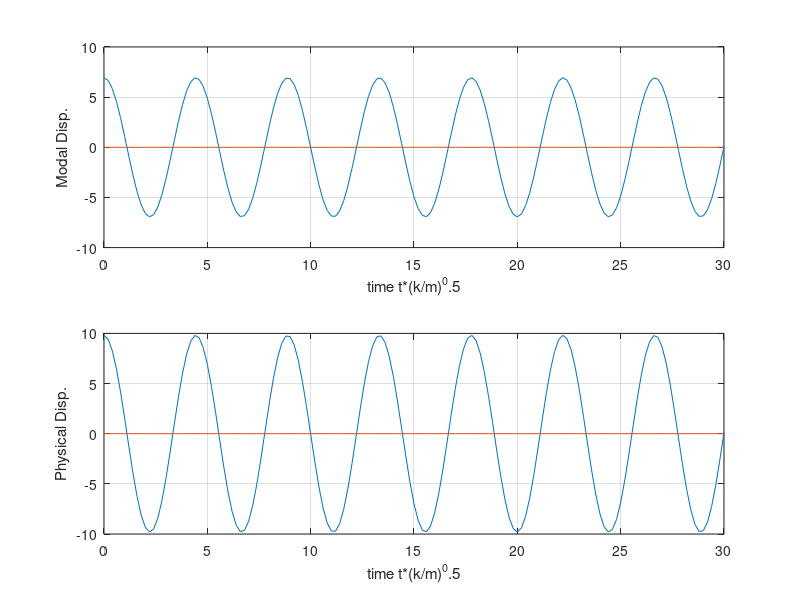
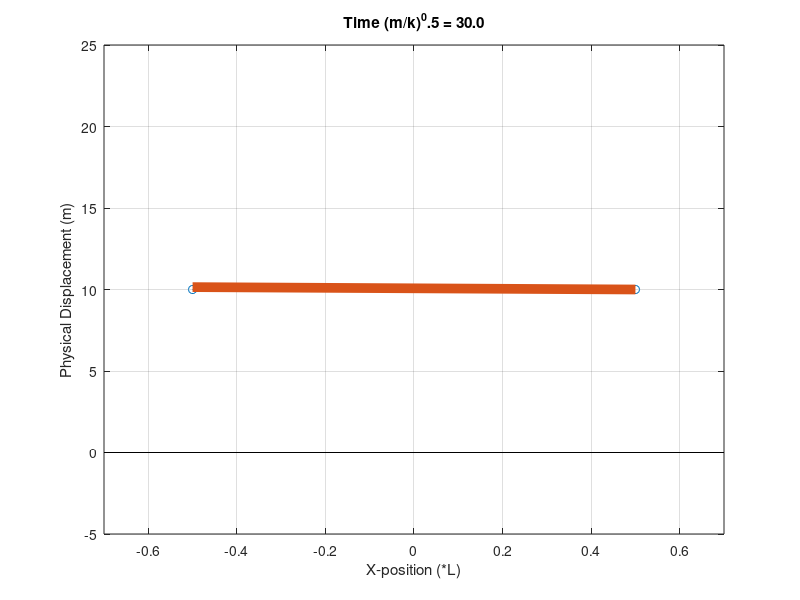

Write the MATLAB code that produced these figures, in order.
% Solution of 2DOF Car model for various initial displacements.

roa = 1/2;%
 M = [.25+roa^2 .25-roa^2; 
     .25-roa^2 .25+roa^2];
 K = diag([1    ,1]); % diag([1,1.5]);
 
% % Case with equal natural frequencies, r/a=1/2
% M=[0.5, 0; 0, 0.5];
% K=eye(2);
 
 q_0 = [1; 0];
% q_0=[1; 1];

[phi,lam] = eig(K,M);
wns = sqrt(diag(lam));

 % Sort & Normalize Eigenvectors to unity modal mass and Check Orthogonality
[lam_sort,lam_indx] = sort(diag(lam));
wns = sqrt(lam_sort); % *sqrt(k/m)

phi_sort = (phi(:,lam_indx));
mu = phi_sort.'*M*phi_sort;
PHI = real(phi_sort*sqrt(inv(mu)))

check_orth = norm(PHI.'*M*PHI-eye(size(phi)))

n_0 = PHI'*M*q_0*9.81; % *m/k
% Initial velocities assumed to be zero.
t = [0:0.2:30];
eta_t = [n_0(1)*cos(wns(1)*t);
    n_0(2)*cos(wns(2)*t)];
q = PHI*eta_t;

figure(1)
subplot(2,1,1)
plot(t,eta_t); grid on;
xlabel('time t*(k/m)^0.5'); ylabel('Modal Disp.');
subplot(2,1,2);
plot(t,q); grid on;
xlabel('time t*(k/m)^0.5'); ylabel('Physical Disp.');

figure(2)
for ii = 1:1:length(t);
    plot([-0.5 0.5].', [10 10].','o:',[-0.7 0.7].', [0 0].','k');
    line([-0.5 0.5].',q(:,ii)+10,'LineWidth', 7); grid on;
    xlabel('X-position (*L)'); ylabel('Physical Displacement (m)');
    title(['Time (m/k)^0.5 = ' num2str(t(ii),'%2.1f')])
    axis([-0.7 0.7 -5 25]);
    mov1(ii) = getframe(2);
%     MkGifMovie('CarICResp_M2',ii);
end

movie(mov1,1,10)

% [fname_done] = MkGifMovie('CarICResp_M2',ii,'done');

% movie2avi(mov1,'CarModel.avi','compression', 'indeo3','quality',100)
